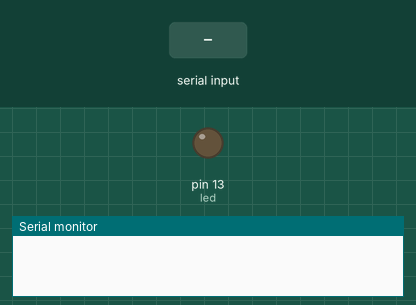
This sketch was run on a simulated Arduino Uno, built with avr-gcc and run on an emulated ATmega328P. On the bench: output pins drawn as LEDs (lit = HIGH), the last lines printed to the serial monitor. The test bench sets the inputs (shaded band).

Above: at 1.2 s.
1.3 s: "A\n" received over Serial
At 1.7 s:
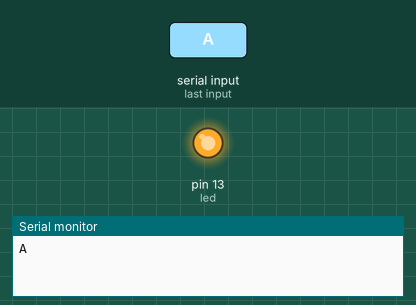
2.8 s: "#\n" received over Serial
4.3 s: ",\n" received over Serial
Timing chart, 0 to 7.3 s (numbered marks = the images above; inputs shaded):
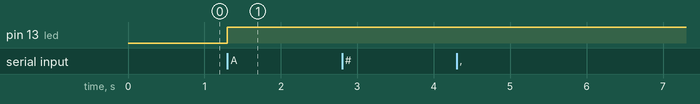

The sketch:

Ar291219.ino
```cpp
#include <Stepper.h>

// Buat Object Stepper
const int StepPerRev = 200;
Stepper myStepper(StepPerRev, 8, 9, 10, 11);

const int led = 13;


int high;
int pressure;
int waktu;
String dataIn;
String dt[4];
boolean parsing = false;

void setup() {
  // put your setup code here, to run once:
  myStepper.setSpeed(60);
  Serial.begin(57600);
  dataIn = '#';
  pinMode(led, OUTPUT);
  digitalWrite(led, LOW);


}

void loop() {
  // put your main code here, to run repeatedly:
  if (Serial.available() > 0){
    String in = Serial.readStringUntil('\n');
    if (in == "A"){
      Serial.write("A");
      Serial.write('\n');
      digitalWrite(led, HIGH);
    }else{
      Serial.println(in);
      dataIn = in;
      parsing = true;
      if (parsing == true){
      parsingData();
      Serial.print(dt[0]);
      Serial.print('\n');
      Serial.print(dt[1]);
      Serial.print('\n');
      Serial.print(dt[2]);
      Serial.print('\n');
      parsing = false;
      dataIn = '#';
 }
    }
//
// first coding
//    char inChar = (char)Serial.read();
//    dataIn += inChar;
//    if (inChar == '\n'){
//      parsing = true;
//
//     // second if
//    }
//  // first if

  }
// end void loop

}

void parsingData(){
  int i;
  int j = 0;
  dt[j] = "";
  // proses parsing
  for (i = 1; i < dataIn.length(); i++){
    // pengecekan tiap karakter dengan karakter (#) dan (,)
    if ((dataIn[i]) == '#' || (dataIn[i]) == ','){
      // increment variabel j, digunakan untuk menampuk index array
      j++;
      dt[j] = "";
    }else{
      // proses tampung data
      dt[j] = dt[j] + dataIn[i];
    }
  }
}
```

Measured:
- after the input at 1.3 s, pin 13 (led): LOW → HIGH at once
